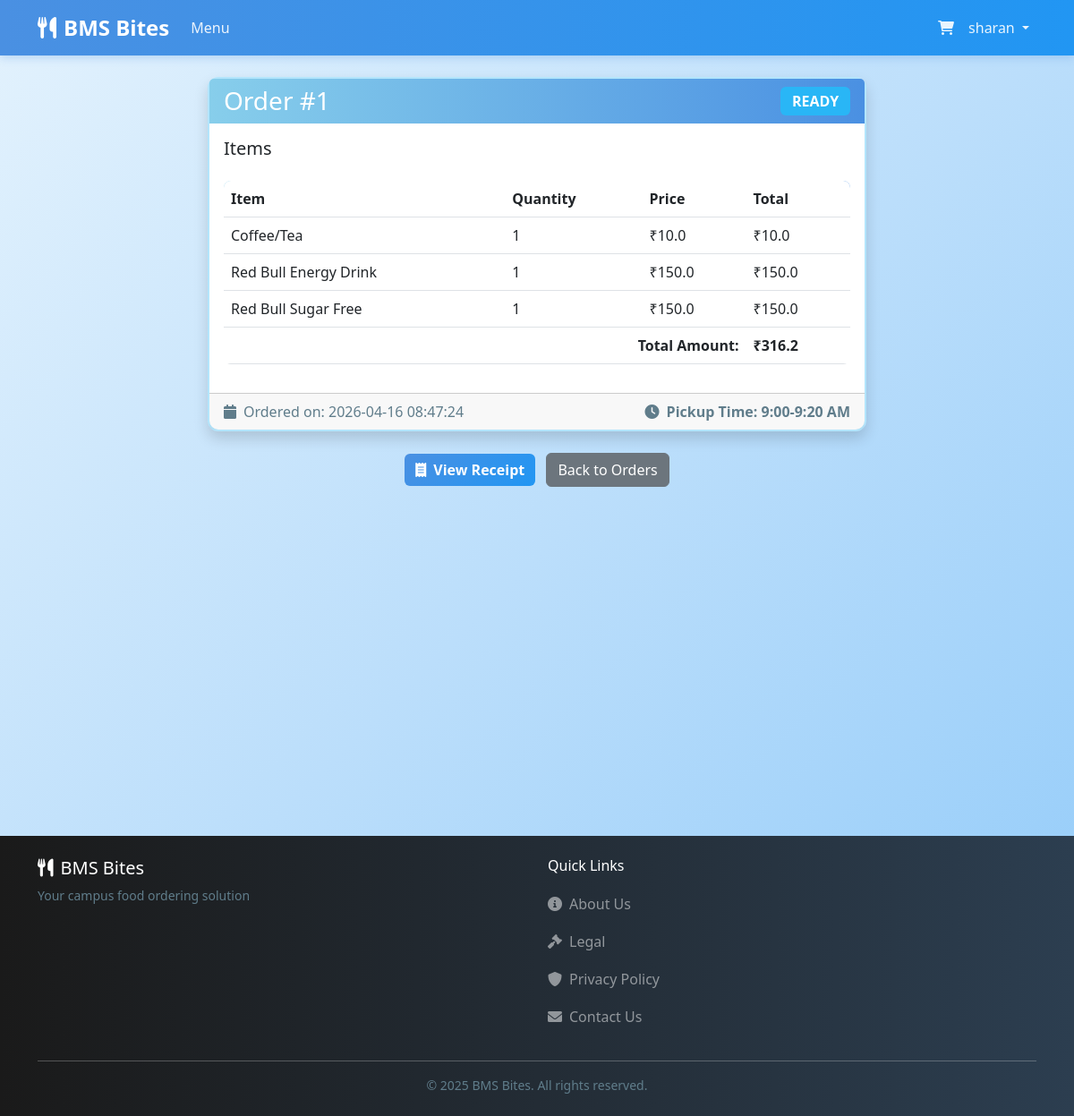
Screenshot of /order/1 (signed in) with the database file from the repository.
### tables this page shows
CREATE TABLE orders (
    id INTEGER PRIMARY KEY AUTOINCREMENT,
    user_id INTEGER NOT NULL,
    canteen_id INTEGER NOT NULL,
    total_amount REAL NOT NULL,
    platform_fee REAL DEFAULT 0.0,
    status TEXT NOT NULL DEFAULT 'preparing', -- 'preparing', 'ready', 'completed'
    pickup_time TEXT,
    created_at TIMESTAMP DEFAULT CURRENT_TIMESTAMP,
    FOREIGN KEY (user_id) REFERENCES users (id),
    FOREIGN KEY (canteen_id) REFERENCES canteens (id)
);

CREATE TABLE order_items (
    id INTEGER PRIMARY KEY AUTOINCREMENT,
    order_id INTEGER NOT NULL,
    menu_id INTEGER NOT NULL,
    quantity INTEGER NOT NULL,
    price_at_order REAL NOT NULL,
    FOREIGN KEY (order_id) REFERENCES orders (id),
    FOREIGN KEY (menu_id) REFERENCES menu (id)
);

CREATE TABLE menu (
    id INTEGER PRIMARY KEY AUTOINCREMENT,
    canteen_id INTEGER NOT NULL,
    name TEXT NOT NULL,
    description TEXT,
    price REAL NOT NULL,
    category TEXT NOT NULL, -- 'veg', 'non-veg', 'beverage'
    category_section TEXT, -- Section header like 'SOUTH INDIAN BREAKFAST', 'Dosa Items', etc.
    image_url TEXT,
    is_available BOOLEAN DEFAULT 1,
    created_at TIMESTAMP DEFAULT CURRENT_TIMESTAMP,
    FOREIGN KEY (canteen_id) REFERENCES canteens (id)
);

### routes/main.py (the view)
@main_bp.route('/order/<int:order_id>')
def order_detail(order_id):
    if 'user_id' not in session:
        return redirect(url_for('auth.login'))
    details = order_mgr.get_order_details(order_id)
    if not details:
        flash('Order not found', 'danger')
        return redirect(url_for('main.orders'))
    is_admin = session.get('role') == 'admin'
    is_own_order = details['order']['user_id'] == session['user_id']
    if not is_admin and not is_own_order:
        flash('You do not have permission to view this order', 'danger')
        return redirect(url_for('main.orders'))
    return render_template('order_detail.html', **details)

### app.py (called while the page is built)
@app.context_processor
def inject_session():
    return dict(session=session)

### utils/order_manager.py (called while the page is built, shortened)
    def get_order_details(self, order_id):
        conn = sqlite3.connect(self.db_path)
        order = pd.read_sql_query("SELECT * FROM orders WHERE id=?", conn, params=(order_id,))
        items = pd.read_sql_query("""
            SELECT oi.*, m.name, m.image_url
            FROM order_items oi
            JOIN menu m ON oi.menu_id = m.id
            WHERE oi.order_id=?
        """, conn, params=(order_id,))
        conn.close()
        if order.empty:
            return None
        return {
            'order': order.iloc[0].to_dict(),
            'items': items.to_dict('records')
        }

### templates/order_detail.html
{% extends "layout.html" %}
{% block content %}
<div class="row justify-content-center">
    <div class="col-md-8">
        <div class="card shadow">
            <div class="card-header d-flex justify-content-between align-items-center">
                <h3 class="mb-0">Order #{{ order['id'] }}</h3>
                <span
                    class="badge bg-{{ 'warning' if order['status'] == 'preparing' else 'info' if order['status'] == 'ready' else 'success' }} fs-6">
                    {{ order['status']|upper }}
                </span>
            </div>
            <div class="card-body">
                <h5 class="card-title mb-4">Items</h5>
                <div class="table-responsive">
                    <table class="table">
                        <thead>
                            <tr>
                                <th>Item</th>
                                <th>Quantity</th>
                                <th>Price</th>
                                <th>Total</th>
                            </tr>
                        </thead>
                        <tbody>
                            {% for item in items %}
                            <tr>
                                <td>{{ item['name'] }}</td>
                                <td>{{ item['quantity'] }}</td>
                                <td>₹{{ item['price_at_order'] }}</td>
                                <td>₹{{ item['price_at_order'] * item['quantity'] }}</td>
                            </tr>
                            {% endfor %}
                        </tbody>
                        <tfoot>
                            <tr>
                                <td colspan="3" class="text-end"><strong>Total Amount:</strong></td>
                                <td><strong>₹{{ order['total_amount'] }}</strong></td>
                            </tr>
                        </tfoot>
                    </table>
                </div>
            </div>
            <div class="card-footer text-muted">
                <div class="row">
                    <div class="col-md-6">
                        <i class="fas fa-calendar me-2"></i>Ordered on: {{ order['created_at'] }}
                    </div>
                    {% if order['pickup_time'] %}
                    <div class="col-md-6 text-md-end">
                        <i class="fas fa-clock me-2"></i><strong>Pickup Time: {{ order['pickup_time'] }}</strong>
                    </div>
                    {% endif %}
                </div>
            </div>
        </div>
        <div class="text-center mt-4">
            <a href="{{ url_for('main.view_receipt', order_id=order['id']) }}" class="btn btn-primary me-2"
                target="_blank">
                <i class="fas fa-receipt me-2"></i>View Receipt
            </a>
            <a href="{{ url_for('main.orders') }}" class="btn btn-secondary">Back to Orders</a>
        </div>
    </div>
</div>
{% endblock %}

### static/css/style.css (style rules this page uses)
:root { --primary-color: #87CEEB; --secondary-color: #4A90E2; --dark-color: #1a1a1a; --light-bg: #E3F2FD; --white: #FFFFFF; --text-dark: #2c3e50; --success-color: #4CAF50; --warning-color: #FFA726; --danger-color: #EF5350; }
body { font-family: 'Segoe UI', Tahoma, Geneva, Verdana, sans-serif; background: linear-gradient(135deg, #E3F2FD 0%, #BBDEFB 50%, #90CAF9 100%); background-attachment: fixed; min-height: 100vh; color: var(--text-dark); }
.card { transition: transform 0.3s, box-shadow 0.3s; background-color: var(--white); border: 2px solid #B3E5FC; border-radius: 12px; }
.card-header { background: linear-gradient(90deg, #87CEEB 0%, #4A90E2 100%); color: var(--white); border-bottom: none; font-weight: 600; }
.btn-primary { background: linear-gradient(135deg, #4A90E2 0%, #2196F3 100%); border: none; color: var(--white); font-weight: 600; transition: all 0.3s ease; }
.table { background-color: var(--white); border-radius: 8px; overflow: hidden; }
.table thead { background: linear-gradient(90deg, #87CEEB 0%, #4A90E2 100%); color: var(--white); }
.badge { font-weight: 600; padding: 0.5em 0.8em; }
.bg-info { background-color: #29B6F6 !important; }
html { scroll-behavior: smooth; }
.text-muted { color: #607D8B !important; }

### rows the page displays
orders: id "1", status "READY", total_amount "316.2", created_at "2026-04-16 08:47:24", pickup_time "9:00-9:20 AM"
order_items: name "Coffee/Tea", quantity "1", price_at_order "10.0", item['price_at_order']*item['quantity'] "10.0"
order_items: name "Red Bull Energy Drink", quantity "1", price_at_order "150.0", item['price_at_order']*item['quantity'] "150.0"
order_items: name "Red Bull Sugar Free", quantity "1", price_at_order "150.0", item['price_at_order']*item['quantity'] "150.0"

### other values shown
{{ session.get('username') }} "sharan"
